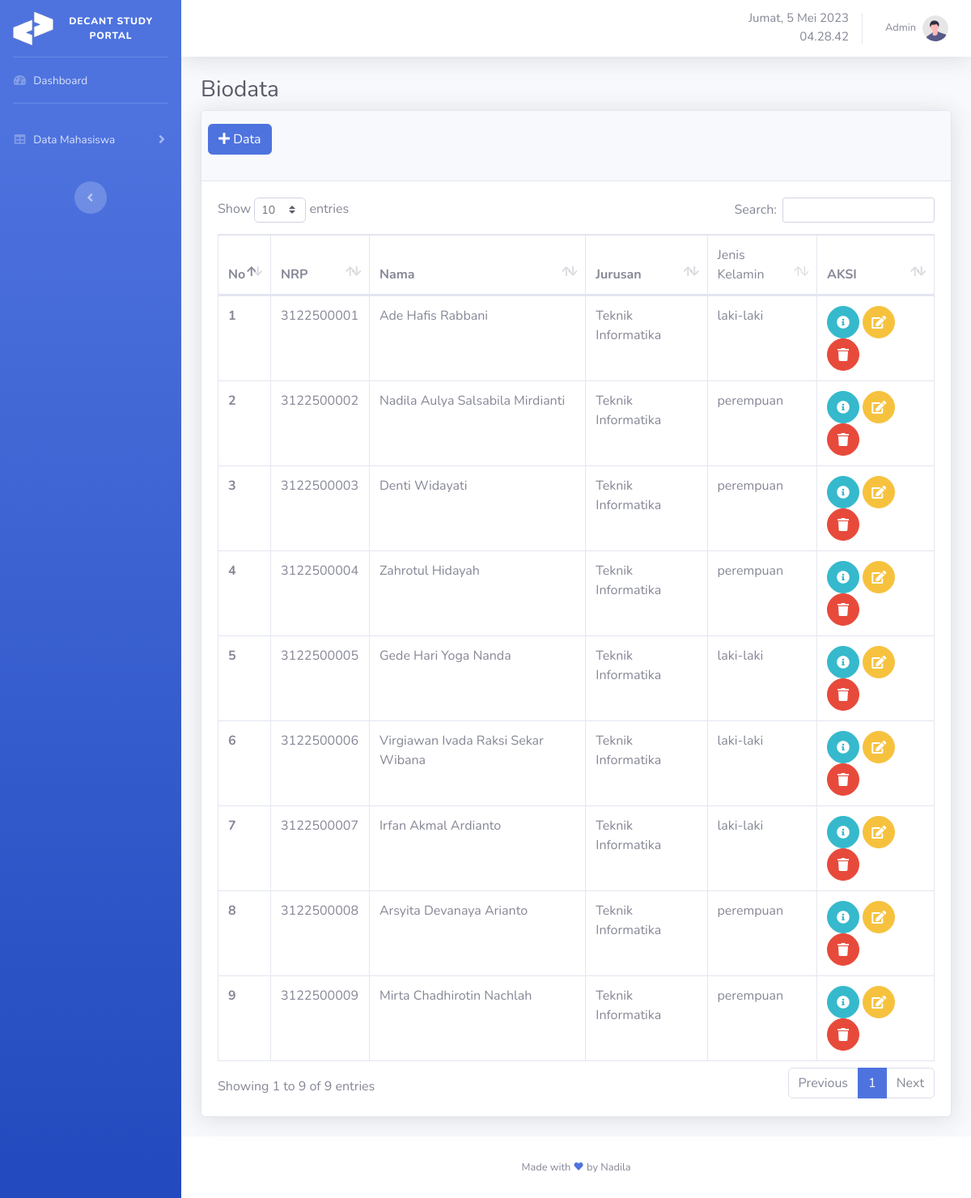
Page /students.php (signed in) on the committed database.
### tables this page shows
CREATE TABLE `mahasiswa` (
  `id` int(11) NOT NULL,
  `nrp` char(20) DEFAULT NULL,
  `nama` varchar(100) DEFAULT NULL,
  `pic_profile` varchar(100) DEFAULT NULL,
  `jurusan` varchar(50) DEFAULT NULL,
  `gender` varchar(100) DEFAULT NULL,
  `email` varchar(100) DEFAULT NULL,
  `alamat` varchar(100) DEFAULT NULL,
  `no_hp` char(20) DEFAULT NULL,
  `asal_sma` varchar(50) DEFAULT NULL,
  `matkul_fav` varchar(100) DEFAULT NULL
);

### functions.php (called while the page is built, shortened)
<?php
$conn = mysqli_connect("localhost", "root", "", "phpnativecrud");
function query($query)
{
  global $conn;
  $result = mysqli_query($conn, $query);
  $rows = [];
  while ($row = mysqli_fetch_assoc($result)) {
    $rows[] = $row;
  }
  return $rows;
}

### students.php (the view, shortened to what this page needs)
<?php
require 'functions.php';
$mahasiswa = query("SELECT * FROM mahasiswa");
?>
<!DOCTYPE html>
<html lang="en">
<head>
  <?php include 'template/css.php' ?>
</head>
<body id="page-top">
  <div id="wrapper">
    <?php include 'template/sidebar.php' ?>
    <div id="content-wrapper" class="d-flex flex-column">
      <div id="content">
        <?php include 'template/topbar.php' ?>
        <div class="container-fluid">
          <h1 class="h3 mb-2 text-gray-800">Biodata</h1>
          <div class="card shadow mb-4">
            <div class="card-header py-3">
              <div class="row">
                <button type="button" style="margin-right: 8px !important;" class="btn btn-primary mb-3" data-toggle="modal" data-target="#addDataModal">
                  <i class="fas fa-plus"></i> Data
                </button>
              </div>
            </div>
            <div class="card-body">
              <div class="table-responsive">
                <table class="table table-bordered" id="dataTable" width="100%" cellspacing="0">
                  <thead>
                    <tr>
                      <th>No</th>
                      <th>NRP</th>
                      <th>Nama</th>
                      <th>Jurusan</th>
                      <td>Jenis Kelamin</td>
                      <th>AKSI</th>
                    </tr>
                  </thead>
                  <tbody>
                    <?php $i = 1;
                    foreach ($mahasiswa as $row) : ?>
                      <tr>
                        <th scope=""><?= $i; ?></th>
                        <td><?= $row["nrp"]; ?></td>
                        <td><?= $row["nama"]; ?></td>
                        <td><?= $row["jurusan"]; ?></td>
                        <td><?= $row["gender"]; ?></td>
                        <td>
                          <a class="btn btn-info btn-circle" data-toggle="modal" data-target="#exampleModal<?= $row['id'] ?>">
                            <i class="fas fa-info-circle"></i>
                          </a>
                          <a class="btn btn-warning btn-circle text-white" href="javascript:void(0)" onclick="confirmEdit(<?= $row['id'] ?>)" role="button">
                            <i class="fas fa-edit"></i>
                          </a>
                          <a class="btn btn-danger btn-circle" href="javascript:void(0)" onclick="confirmDelete(<?= $row['id'] ?>)" role="button">
                            <i class="fas fa-trash"></i>
                          </a>
                        </td>
                      </tr>
                    <?php $i++;
                    endforeach; ?>
                  </tbody>
                </table>
              </div>
            </div>
          </div>
        </div>
        <?php include 'template/footer.php' ?>
      </div>
    </div>
</body>
</html>

### template/css.php (shortened to what this page needs)
<link href="vendor/fontawesome-free/css/all.min.css" rel="stylesheet" type="text/css">
<link rel="stylesheet" href="vendor/datatables/dataTables.bootstrap4.min.css">
<link href="css/sb-admin-2.min.css" rel="stylesheet">

### template/sidebar.php (shortened to what this page needs)
<ul class="navbar-nav bg-gradient-primary sidebar sidebar-dark accordion" id="accordionSidebar">
    <a class="sidebar-brand d-flex align-items-center justify-content-center" href="index.html">
        <div class="sidebar-brand-icon">
            <img src="assets/img/logo-white.png" alt="Logo" style="max-width: 50px;">
        </div>
        <div class="sidebar-brand-text mx-3" style="font-size: 12px;">decant study portal</div>
    </a>
    <hr class="sidebar-divider my-0">
    <li class="nav-item">
        <a class="nav-link" href="index.php">
            <i class="fas fa-fw fa-tachometer-alt"></i>
            <span>Dashboard</span></a>
    </li>
    <hr class="sidebar-divider">
    <li class="nav-item">
        <a class="nav-link collapsed" href="#" data-toggle="collapse" data-target="#collapseTwo" aria-expanded="true" aria-controls="collapseTwo">
            <i class="fas fa-fw fa-table"></i>
            <span>Data Mahasiswa</span>
        </a>
    </li>
    <br>
    <div class="text-center d-none d-md-inline">
        <button class="rounded-circle border-0" id="sidebarToggle"></button>
    </div>
</ul>

### template/topbar.php (shortened to what this page needs)
<nav class="navbar navbar-expand navbar-light bg-white topbar mb-4 static-top shadow">
    <ul class="navbar-nav ml-auto">
        <div id="waktu">
            <span id="date"></span>
            <span id="clock"></span>
        </div>
        <li class="nav-item dropdown no-arrow">
            <a class="nav-link dropdown-toggle" href="#" id="userDropdown" role="button" data-toggle="dropdown" aria-haspopup="true" aria-expanded="false">
                <span class="mr-2 d-none d-lg-inline text-gray-600 small">Admin</span>
                <img class="img-profile rounded-circle" src="img/undraw_profile.svg">
            </a>
        </li>
    </ul>
</nav>

### template/footer.php
<footer class="sticky-footer bg-white">
   <div class="container my-auto">
      <div class="copyright text-center my-auto">
         Made with <span style="color: #4E73DF;">&#9829;</span> by Nadila
      </div>
   </div>
</footer>

### template/css.php (style rules this page uses)
#waktu { margin-top: 11px; display: flex; flex-direction: column; align-items: flex-end; font-size: 15px; }

### rows in the picture
mahasiswa: nrp "3122500001", nama "Ade Hafis Rabbani", jurusan "Teknik Informatika", gender "laki-laki"
mahasiswa: nrp "3122500002", nama "Nadila Aulya Salsabila Mirdianti", jurusan "Teknik Informatika", gender "perempuan"
mahasiswa: nrp "3122500003", nama "Denti Widayati", jurusan "Teknik Informatika", gender "perempuan"
mahasiswa: nrp "3122500004", nama "Zahrotul Hidayah", jurusan "Teknik Informatika", gender "perempuan"
mahasiswa: nrp "3122500005", nama "Gede Hari Yoga Nanda", jurusan "Teknik Informatika", gender "laki-laki"
mahasiswa: nrp "3122500006", nama "Virgiawan Ivada Raksi Sekar Wibana", jurusan "Teknik Informatika", gender "laki-laki"
mahasiswa: nrp "3122500007", nama "Irfan Akmal Ardianto", jurusan "Teknik Informatika", gender "laki-laki"
mahasiswa: nrp "3122500008", nama "Arsyita Devanaya Arianto", jurusan "Teknik Informatika", gender "perempuan"
mahasiswa: nrp "3122500009", nama "Mirta Chadhirotin Nachlah", jurusan "Teknik Informatika", gender "perempuan"
